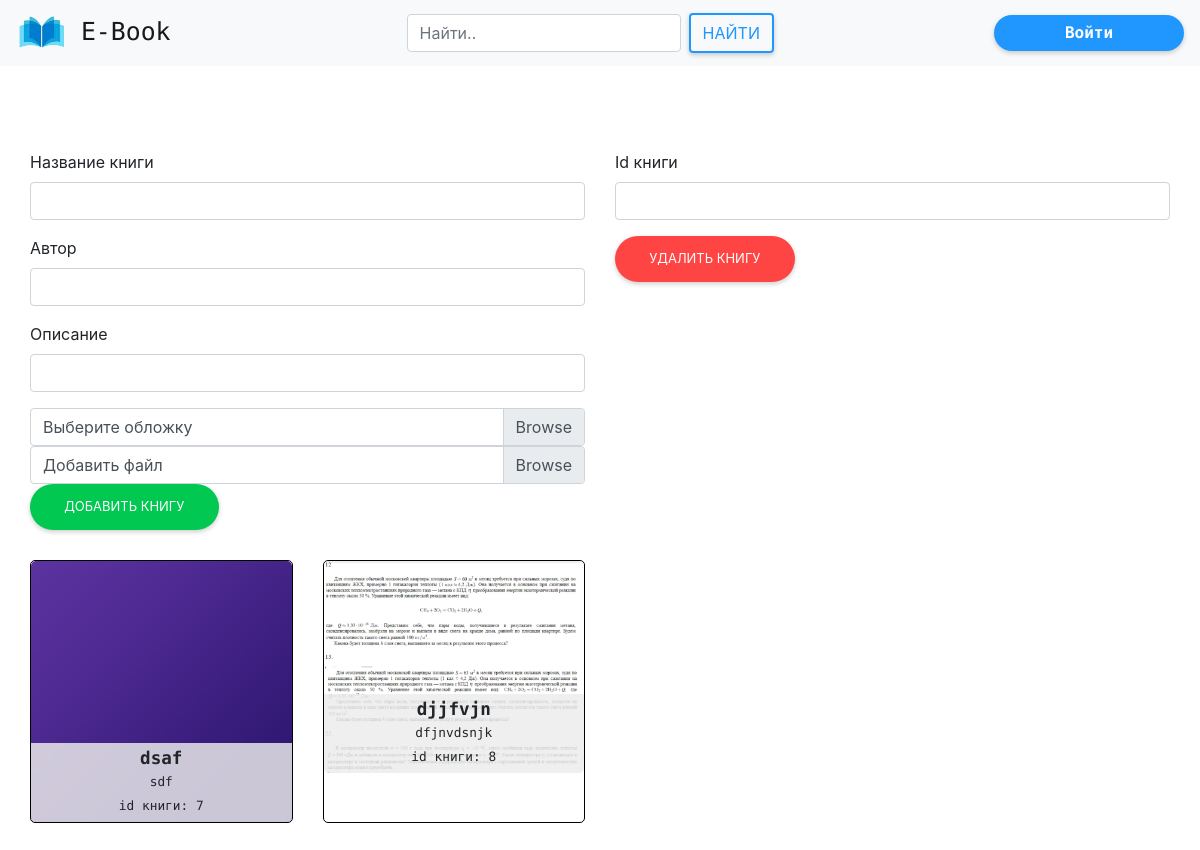
The app's page /libradmin/, older data.
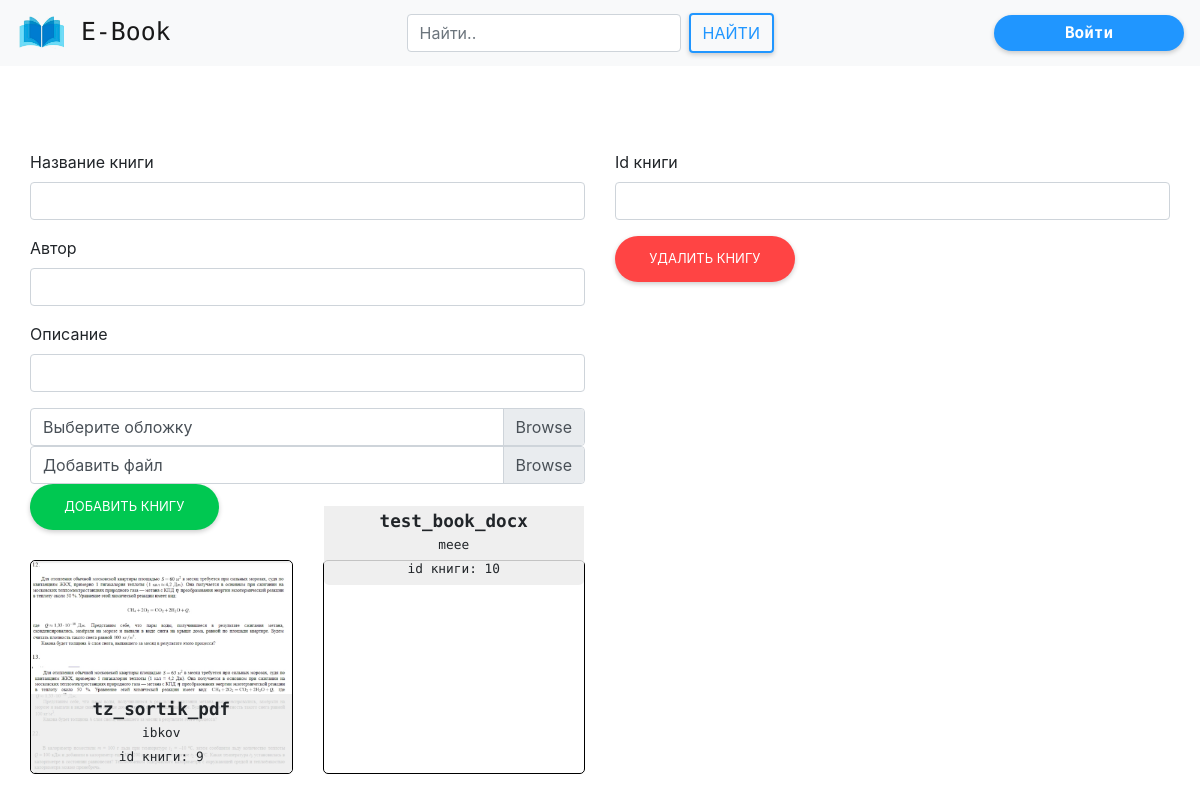
The same page, newer data.
### ebook/models.py (models this page shows, shortened)
class book_inf(models.Model):
    bookname = models.CharField("назвние книги", null=True, max_length=150)
    author = models.CharField("автор", null=True, max_length=100)
    rate = models.PositiveIntegerField("Рейтинг книги", default=0,
                                       validators=[MaxValueValidator(5), ])
    discriptions = models.TextField("описание книги")
    bookimage = models.ImageField("Фотография книги", blank=True,
                                  upload_to="books_photo",
                                  default="books_photo/default.png")
    addingDate = models.DateField("Дата добавления",
                                  default=timezone.now)
    bookfile = models.FileField(upload_to='books', blank=False,
                                default="puples_photo/default.png")

### ebook/views.py (the view)
# urls.py: path('libradmin/', views.libradmin, name='libradmin'),
def libradmin(request):
    books = book_inf.objects.all()
    return render(request, 'libradmin.html', {'books': books})

### ebook/templates/libradmin.html (shortened to what this page needs)
{% extends 'base.html' %}
{% load static %}
{% block links %}
    <link rel="stylesheet" href="{% static 'css/libradmin.css' %}">
{% endblock links %}
{% block content %}
    <div class="main">
        <div class="row">
            <form class="col-12 col-lg-6" method="POST" enctype="multipart/form-data" action="add_book/">
                <div class="form-group">
                    <label for="Bookname">Название книги</label>
                    <input name="Bookname" type="text" class="form-control" id="Bookname">
                </div>
                <div class="form-group">
                    <label for="Bookauthor">Автор</label>
                    <input name="Bookauthor" type="text" class="form-control" id="Bookauthor">
                </div>
                <div class="form-group">
                    <label for="discriptions">Описание</label>
                    <input name="discriptions" type="text" class="form-control" id="discriptions">
                </div>
                <div class="custom-file">
                    <label class="custom-file-label" for="bookimg">Выберите обложку</label>
                </div>
                <div class="custom-file">
                    <label class="custom-file-label" for="bookfile">Добавить файл</label>
                </div>
                <button type="submit" class="btn btn-rounded-almbb-success">Добавить книгу</button>
            </form>
            <form class="col-12 col-lg-6" method="POST" action="delete_book/">
                <div class="form-group">
                    <label for="Bookid">Id книги</label>
                    <input name="Bookid" type="text" class="form-control" id="Bookid">
                </div>
                <button type="submit" class="btn btn-rounded-almbb-danger">Удалить книгу</button>
            </form>
        </div>
        <div class="allbooks">
            <div class="row">
                {% for bookItem in books  %}
                    <div class="col-12 col-md-6 col-lg-4 col-xl-3 bookbox" style="margin-bottom: 1em;">
                        <div class="book">
                            <div class="bookImg">
                                <img src="{{ bookItem.bookimage.url }}" alt="">
                                <div class="bookDiscrp">
                                    <h4>{{ bookItem.bookname }}</h4>
                                    <small>{{ bookItem.author }}</small> <br/>
                                    <small>id книги: {{ bookItem.id }}</small>
                                </div>
                            </div>
                         </div>
                    </div>
                {% endfor %}
            </div>
        </div>
    </div>
{% endblock content %}

Row changes from the older to the newer data that the page shows:
removed book_inf: bookimage (picture), bookname "dsaf", author "sdf", id "7"
removed book_inf: bookimage (picture), bookname "djjfvjn", author "dfjnvdsnjk", id "8"
added book_inf: bookimage (picture), bookname "tz_sortik_pdf", author "ibkov", id "9"
added book_inf: bookname "test_book_docx", author "meee", id "10"
